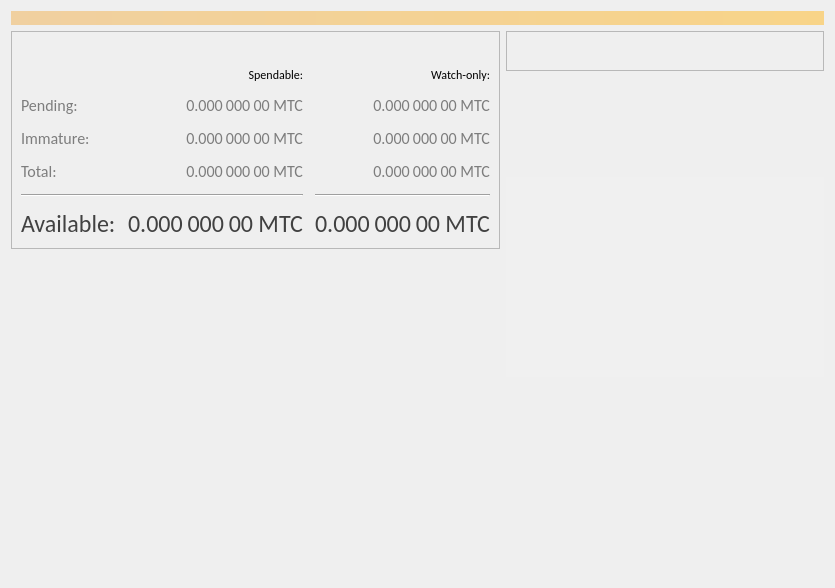
<?xml version="1.0" encoding="UTF-8"?>
<ui version="4.0">
 <class>OverviewPage</class>
 <widget class="QLabel" name="OverviewPage">
  <property name="enabled">
   <bool>true</bool>
  </property>
  <property name="geometry">
   <rect>
    <x>0</x>
    <y>0</y>
    <width>835</width>
    <height>588</height>
   </rect>
  </property>
  <property name="tabletTracking">
   <bool>false</bool>
  </property>
  <property name="acceptDrops">
   <bool>false</bool>
  </property>
  <property name="windowTitle">
   <string>Form</string>
  </property>
  <property name="autoFillBackground">
   <bool>false</bool>
  </property>
  <property name="styleSheet">
   <string notr="true"/>
  </property>
  <property name="pixmap">
   <pixmap resource="../bitcoin.qrc">:/icons/overview_background</pixmap>
  </property>
  <property name="scaledContents">
   <bool>true</bool>
  </property>
  <property name="wordWrap">
   <bool>true</bool>
  </property>
  <layout class="QVBoxLayout" name="topLayout">
   <item>
    <widget class="QLabel" name="labelAlerts">
     <property name="visible">
      <bool>false</bool>
     </property>
     <property name="styleSheet">
      <string notr="true">QLabel { background-color: qlineargradient(x1: 0, y1: 0, x2: 1, y2: 0, stop:0 #F0D0A0, stop:1 #F8D488); color:#000000; }</string>
     </property>
     <property name="wordWrap">
      <bool>true</bool>
     </property>
     <property name="margin">
      <number>3</number>
     </property>
     <property name="textInteractionFlags">
      <set>Qt::TextSelectableByMouse</set>
     </property>
    </widget>
   </item>
   <item>
    <layout class="QHBoxLayout" name="horizontalLayout" stretch="1,1">
     <item>
      <layout class="QVBoxLayout" name="verticalLayout_2">
       <item>
        <widget class="QFrame" name="frame">
         <property name="frameShape">
          <enum>QFrame::StyledPanel</enum>
         </property>
         <property name="frameShadow">
          <enum>QFrame::Raised</enum>
         </property>
         <layout class="QVBoxLayout" name="verticalLayout_4">
          <item>
           <layout class="QHBoxLayout" name="horizontalLayout_4">
            <item>
             <widget class="QLabel" name="label_5">
              <property name="font">
               <font>
                <family>Calibri</family>
                <weight>50</weight>
                <bold>false</bold>
                <underline>true</underline>
               </font>
              </property>
              <property name="styleSheet">
               <string notr="true">color: rgb(100, 100, 100);</string>
              </property>
              <property name="text">
               <string/>
              </property>
             </widget>
            </item>
            <item>
             <spacer name="horizontalSpacer_3">
              <property name="orientation">
               <enum>Qt::Horizontal</enum>
              </property>
              <property name="sizeHint" stdset="0">
               <size>
                <width>40</width>
                <height>20</height>
               </size>
              </property>
             </spacer>
            </item>
           </layout>
          </item>
          <item>
           <layout class="QGridLayout" name="gridLayout">
            <property name="spacing">
             <number>12</number>
            </property>
            <item row="0" column="1">
             <widget class="QLabel" name="labelSpendable">
              <property name="font">
               <font>
                <family>Calibri</family>
               </font>
              </property>
              <property name="text">
               <string>Spendable:</string>
              </property>
              <property name="alignment">
               <set>Qt::AlignRight|Qt::AlignTrailing|Qt::AlignVCenter</set>
              </property>
             </widget>
            </item>
            <item row="2" column="0">
             <widget class="QLabel" name="labelPendingText">
              <property name="font">
               <font>
                <family>Calibri</family>
                <pointsize>12</pointsize>
                <weight>50</weight>
                <bold>false</bold>
               </font>
              </property>
              <property name="styleSheet">
               <string>color: rgb(125, 125, 125);</string>
              </property>
              <property name="text">
               <string>Pending:</string>
              </property>
             </widget>
            </item>
            <item row="6" column="0">
             <widget class="QLabel" name="labelBalanceText">
              <property name="font">
               <font>
                <family>Calibri</family>
                <pointsize>18</pointsize>
                <weight>50</weight>
                <bold>false</bold>
               </font>
              </property>
              <property name="styleSheet">
               <string notr="true">color: rgb(65, 65, 65);</string>
              </property>
              <property name="text">
               <string>Available:</string>
              </property>
             </widget>
            </item>
            <item row="2" column="2">
             <widget class="QLabel" name="labelWatchPending">
              <property name="font">
               <font>
                <family>Calibri</family>
                <pointsize>12</pointsize>
                <weight>50</weight>
                <bold>false</bold>
               </font>
              </property>
              <property name="cursor">
               <cursorShape>IBeamCursor</cursorShape>
              </property>
              <property name="toolTip">
               <string>Unconfirmed transactions to watch-only addresses</string>
              </property>
              <property name="styleSheet">
               <string notr="true">color: rgb(125, 125, 125);</string>
              </property>
              <property name="text">
               <string notr="true">0.000 000 00 MTC</string>
              </property>
              <property name="alignment">
               <set>Qt::AlignRight|Qt::AlignTrailing|Qt::AlignVCenter</set>
              </property>
              <property name="textInteractionFlags">
               <set>Qt::LinksAccessibleByMouse|Qt::TextSelectableByKeyboard|Qt::TextSelectableByMouse</set>
              </property>
             </widget>
            </item>
            <item row="2" column="1">
             <widget class="QLabel" name="labelUnconfirmed">
              <property name="font">
               <font>
                <family>Calibri</family>
                <pointsize>12</pointsize>
                <weight>50</weight>
                <bold>false</bold>
               </font>
              </property>
              <property name="cursor">
               <cursorShape>IBeamCursor</cursorShape>
              </property>
              <property name="toolTip">
               <string>Total of transactions that have yet to be confirmed, and do not yet count toward the spendable balance</string>
              </property>
              <property name="styleSheet">
               <string notr="true">color: rgb(125, 125, 125);</string>
              </property>
              <property name="text">
               <string notr="true">0.000 000 00 MTC</string>
              </property>
              <property name="alignment">
               <set>Qt::AlignRight|Qt::AlignTrailing|Qt::AlignVCenter</set>
              </property>
              <property name="textInteractionFlags">
               <set>Qt::LinksAccessibleByMouse|Qt::TextSelectableByKeyboard|Qt::TextSelectableByMouse</set>
              </property>
             </widget>
            </item>
            <item row="3" column="1">
             <widget class="QLabel" name="labelImmature">
              <property name="font">
               <font>
                <family>Calibri</family>
                <pointsize>12</pointsize>
                <weight>50</weight>
                <bold>false</bold>
               </font>
              </property>
              <property name="cursor">
               <cursorShape>IBeamCursor</cursorShape>
              </property>
              <property name="toolTip">
               <string>Mined balance that has not yet matured</string>
              </property>
              <property name="styleSheet">
               <string notr="true">color: rgb(125, 125, 125);</string>
              </property>
              <property name="text">
               <string notr="true">0.000 000 00 MTC</string>
              </property>
              <property name="alignment">
               <set>Qt::AlignRight|Qt::AlignTrailing|Qt::AlignVCenter</set>
              </property>
              <property name="textInteractionFlags">
               <set>Qt::LinksAccessibleByMouse|Qt::TextSelectableByKeyboard|Qt::TextSelectableByMouse</set>
              </property>
             </widget>
            </item>
            <item row="5" column="0" colspan="2">
             <widget class="Line" name="line">
              <property name="orientation">
               <enum>Qt::Horizontal</enum>
              </property>
             </widget>
            </item>
            <item row="5" column="2">
             <widget class="Line" name="lineWatchBalance">
              <property name="sizePolicy">
               <sizepolicy hsizetype="Preferred" vsizetype="Fixed">
                <horstretch>0</horstretch>
                <verstretch>0</verstretch>
               </sizepolicy>
              </property>
              <property name="minimumSize">
               <size>
                <width>140</width>
                <height>0</height>
               </size>
              </property>
              <property name="orientation">
               <enum>Qt::Horizontal</enum>
              </property>
             </widget>
            </item>
            <item row="0" column="2">
             <widget class="QLabel" name="labelWatchonly">
              <property name="font">
               <font>
                <family>Calibri</family>
               </font>
              </property>
              <property name="text">
               <string>Watch-only:</string>
              </property>
              <property name="alignment">
               <set>Qt::AlignRight|Qt::AlignTrailing|Qt::AlignVCenter</set>
              </property>
             </widget>
            </item>
            <item row="6" column="1">
             <widget class="QLabel" name="labelBalance">
              <property name="font">
               <font>
                <family>Calibri</family>
                <pointsize>18</pointsize>
                <weight>50</weight>
                <bold>false</bold>
               </font>
              </property>
              <property name="cursor">
               <cursorShape>IBeamCursor</cursorShape>
              </property>
              <property name="toolTip">
               <string>Your current spendable balance</string>
              </property>
              <property name="styleSheet">
               <string notr="true">color: rgb(65, 65, 65);</string>
              </property>
              <property name="text">
               <string notr="true">0.000 000 00 MTC</string>
              </property>
              <property name="alignment">
               <set>Qt::AlignRight|Qt::AlignTrailing|Qt::AlignVCenter</set>
              </property>
              <property name="textInteractionFlags">
               <set>Qt::LinksAccessibleByMouse|Qt::TextSelectableByKeyboard|Qt::TextSelectableByMouse</set>
              </property>
             </widget>
            </item>
            <item row="3" column="2">
             <widget class="QLabel" name="labelWatchImmature">
              <property name="font">
               <font>
                <family>Calibri</family>
                <pointsize>12</pointsize>
                <weight>50</weight>
                <bold>false</bold>
               </font>
              </property>
              <property name="cursor">
               <cursorShape>IBeamCursor</cursorShape>
              </property>
              <property name="toolTip">
               <string>Mined balance in watch-only addresses that has not yet matured</string>
              </property>
              <property name="styleSheet">
               <string notr="true">color: rgb(125, 125, 125);</string>
              </property>
              <property name="text">
               <string notr="true">0.000 000 00 MTC</string>
              </property>
              <property name="alignment">
               <set>Qt::AlignRight|Qt::AlignTrailing|Qt::AlignVCenter</set>
              </property>
              <property name="textInteractionFlags">
               <set>Qt::LinksAccessibleByMouse|Qt::TextSelectableByKeyboard|Qt::TextSelectableByMouse</set>
              </property>
             </widget>
            </item>
            <item row="3" column="0">
             <widget class="QLabel" name="labelImmatureText">
              <property name="font">
               <font>
                <family>Calibri</family>
                <pointsize>12</pointsize>
                <weight>50</weight>
                <bold>false</bold>
               </font>
              </property>
              <property name="styleSheet">
               <string>color: rgb(125, 125, 125);</string>
              </property>
              <property name="text">
               <string>Immature:</string>
              </property>
             </widget>
            </item>
            <item row="2" column="3">
             <spacer name="horizontalSpacer_2">
              <property name="orientation">
               <enum>Qt::Horizontal</enum>
              </property>
              <property name="sizeHint" stdset="0">
               <size>
                <width>40</width>
                <height>20</height>
               </size>
              </property>
             </spacer>
            </item>
            <item row="6" column="2">
             <widget class="QLabel" name="labelWatchAvailable">
              <property name="font">
               <font>
                <family>Calibri</family>
                <pointsize>18</pointsize>
                <weight>50</weight>
                <bold>false</bold>
               </font>
              </property>
              <property name="cursor">
               <cursorShape>IBeamCursor</cursorShape>
              </property>
              <property name="toolTip">
               <string>Your current balance in watch-only addresses</string>
              </property>
              <property name="styleSheet">
               <string notr="true">color: rgb(65, 65, 65);</string>
              </property>
              <property name="text">
               <string notr="true">0.000 000 00 MTC</string>
              </property>
              <property name="alignment">
               <set>Qt::AlignRight|Qt::AlignTrailing|Qt::AlignVCenter</set>
              </property>
              <property name="textInteractionFlags">
               <set>Qt::LinksAccessibleByMouse|Qt::TextSelectableByKeyboard|Qt::TextSelectableByMouse</set>
              </property>
             </widget>
            </item>
            <item row="4" column="0">
             <widget class="QLabel" name="labelTotalText">
              <property name="font">
               <font>
                <family>Calibri</family>
                <pointsize>12</pointsize>
                <weight>50</weight>
                <bold>false</bold>
               </font>
              </property>
              <property name="styleSheet">
               <string>color: rgb(125, 125, 125);</string>
              </property>
              <property name="text">
               <string>Total:</string>
              </property>
             </widget>
            </item>
            <item row="4" column="1">
             <widget class="QLabel" name="labelTotal">
              <property name="font">
               <font>
                <family>Calibri</family>
                <pointsize>12</pointsize>
                <weight>50</weight>
                <bold>false</bold>
               </font>
              </property>
              <property name="cursor">
               <cursorShape>IBeamCursor</cursorShape>
              </property>
              <property name="toolTip">
               <string>Your current total balance</string>
              </property>
              <property name="styleSheet">
               <string notr="true">color: rgb(125, 125, 125);</string>
              </property>
              <property name="text">
               <string notr="true">0.000 000 00 MTC</string>
              </property>
              <property name="alignment">
               <set>Qt::AlignRight|Qt::AlignTrailing|Qt::AlignVCenter</set>
              </property>
              <property name="textInteractionFlags">
               <set>Qt::LinksAccessibleByMouse|Qt::TextSelectableByKeyboard|Qt::TextSelectableByMouse</set>
              </property>
             </widget>
            </item>
            <item row="4" column="2">
             <widget class="QLabel" name="labelWatchTotal">
              <property name="font">
               <font>
                <family>Calibri</family>
                <pointsize>12</pointsize>
                <weight>50</weight>
                <bold>false</bold>
               </font>
              </property>
              <property name="cursor">
               <cursorShape>IBeamCursor</cursorShape>
              </property>
              <property name="toolTip">
               <string>Current total balance in watch-only addresses</string>
              </property>
              <property name="styleSheet">
               <string notr="true">color: rgb(125, 125, 125);</string>
              </property>
              <property name="text">
               <string notr="true">0.000 000 00 MTC</string>
              </property>
              <property name="alignment">
               <set>Qt::AlignRight|Qt::AlignTrailing|Qt::AlignVCenter</set>
              </property>
              <property name="textInteractionFlags">
               <set>Qt::LinksAccessibleByMouse|Qt::TextSelectableByKeyboard|Qt::TextSelectableByMouse</set>
              </property>
             </widget>
            </item>
           </layout>
          </item>
         </layout>
        </widget>
       </item>
       <item>
        <spacer name="verticalSpacer">
         <property name="orientation">
          <enum>Qt::Vertical</enum>
         </property>
         <property name="sizeHint" stdset="0">
          <size>
           <width>20</width>
           <height>40</height>
          </size>
         </property>
        </spacer>
       </item>
      </layout>
     </item>
     <item>
      <layout class="QVBoxLayout" name="verticalLayout_3">
       <item>
        <widget class="QFrame" name="frame_2">
         <property name="frameShape">
          <enum>QFrame::StyledPanel</enum>
         </property>
         <property name="frameShadow">
          <enum>QFrame::Raised</enum>
         </property>
         <layout class="QVBoxLayout" name="verticalLayout">
          <item>
           <layout class="QHBoxLayout" name="horizontalLayout_2">
            <item>
             <widget class="QLabel" name="label_4">
              <property name="font">
               <font>
                <family>Calibri</family>
                <weight>50</weight>
                <bold>false</bold>
                <underline>true</underline>
               </font>
              </property>
              <property name="styleSheet">
               <string notr="true">color: rgb(100, 100, 100);</string>
              </property>
              <property name="text">
               <string/>
              </property>
             </widget>
            </item>
            <item>
             <spacer name="horizontalSpacer">
              <property name="orientation">
               <enum>Qt::Horizontal</enum>
              </property>
              <property name="sizeHint" stdset="0">
               <size>
                <width>40</width>
                <height>20</height>
               </size>
              </property>
             </spacer>
            </item>
           </layout>
          </item>
         </layout>
        </widget>
       </item>
       <item>
        <spacer name="horizontalSpacer_5">
         <property name="orientation">
          <enum>Qt::Horizontal</enum>
         </property>
         <property name="sizeHint" stdset="0">
          <size>
           <width>40</width>
           <height>20</height>
          </size>
         </property>
        </spacer>
       </item>
       <item>
        <spacer name="horizontalSpacer_4">
         <property name="orientation">
          <enum>Qt::Horizontal</enum>
         </property>
         <property name="sizeHint" stdset="0">
          <size>
           <width>40</width>
           <height>20</height>
          </size>
         </property>
        </spacer>
       </item>
       <item>
        <spacer name="horizontalSpacer_6">
         <property name="orientation">
          <enum>Qt::Horizontal</enum>
         </property>
         <property name="sizeHint" stdset="0">
          <size>
           <width>40</width>
           <height>20</height>
          </size>
         </property>
        </spacer>
       </item>
       <item>
        <spacer name="horizontalSpacer_7">
         <property name="orientation">
          <enum>Qt::Horizontal</enum>
         </property>
         <property name="sizeHint" stdset="0">
          <size>
           <width>40</width>
           <height>20</height>
          </size>
         </property>
        </spacer>
       </item>
       <item>
        <spacer name="horizontalSpacer_8">
         <property name="orientation">
          <enum>Qt::Horizontal</enum>
         </property>
         <property name="sizeHint" stdset="0">
          <size>
           <width>40</width>
           <height>20</height>
          </size>
         </property>
        </spacer>
       </item>
       <item>
        <widget class="QListView" name="listTransactions">
         <property name="font">
          <font>
           <family>Calibri</family>
           <pointsize>10</pointsize>
          </font>
         </property>
         <property name="styleSheet">
          <string notr="true">QListView {background-color: rgba(255, 255, 255,20); }

</string>
         </property>
         <property name="frameShape">
          <enum>QFrame::NoFrame</enum>
         </property>
         <property name="verticalScrollBarPolicy">
          <enum>Qt::ScrollBarAlwaysOff</enum>
         </property>
         <property name="horizontalScrollBarPolicy">
          <enum>Qt::ScrollBarAlwaysOff</enum>
         </property>
         <property name="selectionMode">
          <enum>QAbstractItemView::NoSelection</enum>
         </property>
        </widget>
       </item>
       <item>
        <spacer name="verticalSpacer_2">
         <property name="orientation">
          <enum>Qt::Vertical</enum>
         </property>
         <property name="sizeHint" stdset="0">
          <size>
           <width>20</width>
           <height>40</height>
          </size>
         </property>
        </spacer>
       </item>
      </layout>
     </item>
    </layout>
   </item>
  </layout>
 </widget>
 <resources>
  <include location="../bitcoin.qrc"/>
 </resources>
 <connections/>
</ui>
